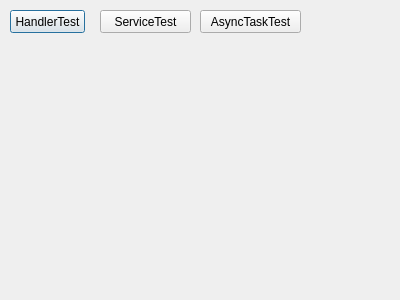
<?xml version="1.0" encoding="UTF-8"?>
<ui version="4.0">
 <class>MainDialog</class>
 <widget class="QDialog" name="MainDialog">
  <property name="geometry">
   <rect>
    <x>0</x>
    <y>0</y>
    <width>400</width>
    <height>300</height>
   </rect>
  </property>
  <property name="windowTitle">
   <string>MainDialog</string>
  </property>
  <widget class="QPushButton" name="handlerTest">
   <property name="geometry">
    <rect>
     <x>10</x>
     <y>10</y>
     <width>75</width>
     <height>23</height>
    </rect>
   </property>
   <property name="text">
    <string>HandlerTest</string>
   </property>
  </widget>
  <widget class="QPushButton" name="serviceTest">
   <property name="geometry">
    <rect>
     <x>100</x>
     <y>10</y>
     <width>91</width>
     <height>23</height>
    </rect>
   </property>
   <property name="text">
    <string>ServiceTest</string>
   </property>
  </widget>
  <widget class="QPushButton" name="asyncTaskTest">
   <property name="geometry">
    <rect>
     <x>200</x>
     <y>10</y>
     <width>101</width>
     <height>23</height>
    </rect>
   </property>
   <property name="text">
    <string>AsyncTaskTest</string>
   </property>
  </widget>
 </widget>
 <layoutdefault spacing="6" margin="11"/>
 <resources/>
 <connections/>
</ui>
